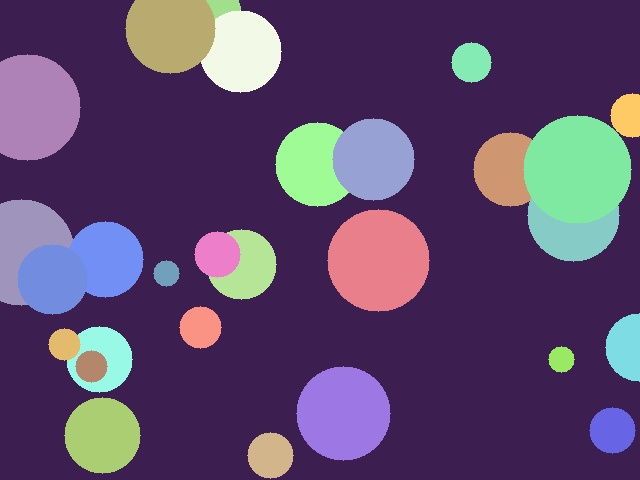
#> input picture Modul01 - Pendahuluan Komputer Vision/praktikum/image/abstrak.jpg, 640 x 480 px, given in place of gambar_gelap.png, which was not available
$ python 11_clahe_enhancement.py
#> lines starting #> are read from the running program, lines starting #| are printed output that depends on the picture; pictures that were not available may be replaced by others from this repository, and a replacement may not be noted
"""
==========================================================================
PERCOBAAN 11: CLAHE (CONTRAST LIMITED ADAPTIVE HISTOGRAM EQUALIZATION)
==========================================================================
Program ini mempelajari teknik peningkatan kontras menggunakan CLAHE
(Contrast Limited Adaptive Histogram Equalization). Berbeda dengan
histogram equalization biasa yang bekerja secara global, CLAHE membagi
gambar menjadi tile-tile kecil dan menerapkan equalization secara lokal
dengan pembatasan kontras (clip limit) untuk menghindari amplifikasi noise.

Perbandingan metode:
1. Histogram Equalization biasa (cv2.equalizeHist) - global
2. CLAHE dengan variasi clipLimit
3. CLAHE dengan variasi tileGridSize

Fungsi utama yang dipelajari:
- cv2.createCLAHE(clipLimit, tileGridSize) : Membuat objek CLAHE
- clahe.apply(img)                         : Menerapkan CLAHE ke gambar
- cv2.equalizeHist(img)                    : Histogram equalization global
- cv2.cvtColor()                           : Konversi ruang warna (BGR↔LAB)
- cv2.calcHist()                           : Menghitung histogram

Hasil: Perbandingan visual antara HE biasa dan CLAHE dengan berbagai parameter
==========================================================================
"""

# Mengimpor library OpenCV untuk pemrosesan gambar
import cv2

# Mengimpor NumPy untuk operasi array numerik
import numpy as np

# Mengimpor os untuk operasi path file dan folder
import os

# Mengimpor matplotlib untuk visualisasi dan penyimpanan grafik
import matplotlib.pyplot as plt

# Mendapatkan direktori tempat script ini berada
SCRIPT_DIR = os.path.dirname(os.path.abspath(__file__))

# Mendefinisikan path folder gambar input
IMAGE_DIR = os.path.join(SCRIPT_DIR, "image")

# Mendefinisikan path folder output hasil percobaan
OUTPUT_DIR = os.path.join(SCRIPT_DIR, "output")

# Membuat folder output jika belum ada
os.makedirs(OUTPUT_DIR, exist_ok=True)

print("=" * 60)
print("PERCOBAAN 11: CLAHE ENHANCEMENT")
print("=" * 60)

# ============================================================
# 1. Membaca gambar gelap dan gambar kontras rendah
# ============================================================

# Mendefinisikan path gambar gelap
path_gelap = os.path.join(IMAGE_DIR, "gambar_gelap.png")

# Mendefinisikan path gambar kontras rendah
path_low_contrast = os.path.join(IMAGE_DIR, "low_contrast.png")

# Membaca gambar gelap dalam format BGR
img_gelap = cv2.imread(path_gelap)
#> img_gelap is the input picture: shape (480, 640, 3); mean B, G, R 109.1, 74.4, 93.5

# Membaca gambar kontras rendah dalam format BGR
img_low = cv2.imread(path_low_contrast)
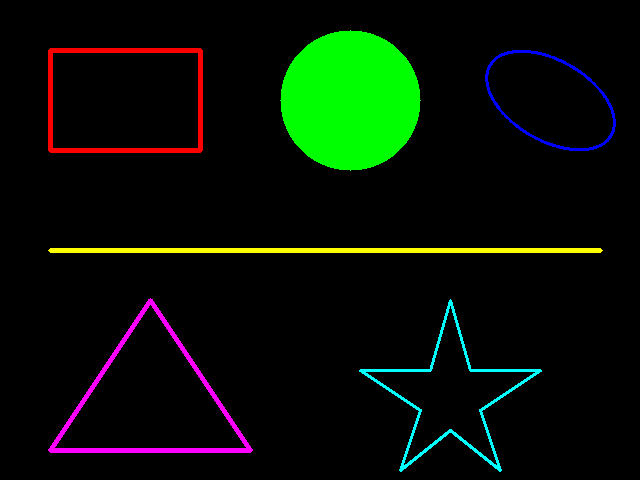
#> input picture Modul01 - Pendahuluan Komputer Vision/praktikum/image/bentuk_geometris.png, 640 x 480 px, given in place of low_contrast.png, which was not available
#> img_low is the input picture: shape (480, 640, 3); mean B, G, R 4.8, 16.7, 6.6

# Memeriksa apakah gambar berhasil dimuat; jika tidak, download otomatis
if img_gelap is None or img_low is None:
    print("[WARN] Gambar tidak ditemukan. Menjalankan download_image.py otomatis...")
    import subprocess as _subp, sys as _sys
    _dl = os.path.join(os.path.dirname(os.path.abspath(__file__)), "download_image.py")
    _subp.run([_sys.executable, _dl], check=False)
    img_gelap = cv2.imread(path_gelap)
    img_low   = cv2.imread(path_low_contrast)
if img_gelap is None:
    raise FileNotFoundError(
        "[ERROR] gambar_gelap.png tidak tersedia setelah download.\n"
        "  Jalankan terlebih dahulu: python download_image.py"
    )
if img_low is None:
    raise FileNotFoundError(
        "[ERROR] low_contrast.png tidak tersedia setelah download.\n"
        "  Jalankan terlebih dahulu: python download_image.py"
    )

# Menampilkan informasi dimensi gambar
print(f"[INFO] Ukuran gambar gelap: {img_gelap.shape}")
#| [INFO] Ukuran gambar gelap: (480, 640, 3)
print(f"[INFO] Ukuran gambar low contrast: {img_low.shape}")
#| [INFO] Ukuran gambar low contrast: (480, 640, 3)

# ============================================================
# 2. Fungsi helper untuk menerapkan CLAHE pada gambar berwarna
# ============================================================

def apply_clahe_color(image, clip_limit=2.0, tile_grid=(8, 8)):
    """Menerapkan CLAHE pada channel L dari ruang warna LAB."""
    # Mengonversi gambar dari BGR ke ruang warna LAB
    lab = cv2.cvtColor(image, cv2.COLOR_BGR2LAB)

    # Memisahkan channel L, A, B
    l_channel, a_channel, b_channel = cv2.split(lab)

    # Membuat objek CLAHE dengan parameter yang diberikan
    clahe = cv2.createCLAHE(clipLimit=clip_limit, tileGridSize=tile_grid)

    # Menerapkan CLAHE pada channel L (lightness)
    l_clahe = clahe.apply(l_channel)

    # Menggabungkan kembali channel L yang sudah di-CLAHE dengan A dan B
    lab_clahe = cv2.merge([l_clahe, a_channel, b_channel])

    # Mengonversi kembali dari LAB ke BGR
    result = cv2.cvtColor(lab_clahe, cv2.COLOR_LAB2BGR)

    # Mengembalikan hasil gambar yang sudah ditingkatkan kontrasnya
    return result

def apply_he_color(image):
    """Menerapkan Histogram Equalization biasa pada channel L dari LAB."""
    # Mengonversi gambar dari BGR ke ruang warna LAB
    lab = cv2.cvtColor(image, cv2.COLOR_BGR2LAB)
#> lab: shape (480, 640, 3); mean of channels 0, 1, 2 87.6, 145.8, 110.8

    # Memisahkan channel L, A, B
    l_channel, a_channel, b_channel = cv2.split(lab)

    # Menerapkan histogram equalization global pada channel L
    l_eq = cv2.equalizeHist(l_channel)

    # Menggabungkan kembali channel yang sudah di-equalize
    lab_eq = cv2.merge([l_eq, a_channel, b_channel])
#> lab_eq: shape (480, 640, 3); mean of channels 0, 1, 2 173.8, 145.8, 110.8

    # Mengonversi kembali dari LAB ke BGR
    result = cv2.cvtColor(lab_eq, cv2.COLOR_LAB2BGR)

    # Mengembalikan hasil
    return result

# ============================================================
# 3. Perbandingan HE biasa vs CLAHE pada gambar gelap
# ============================================================
print("\n[LANGKAH 1] Membandingkan HE vs CLAHE pada gambar gelap...")

# Menerapkan histogram equalization biasa pada gambar gelap
he_gelap = apply_he_color(img_gelap)

# Menerapkan CLAHE dengan clipLimit=2.0 pada gambar gelap
clahe_gelap = apply_clahe_color(img_gelap, clip_limit=2.0, tile_grid=(8, 8))
#> in apply_clahe_color, `lab_clahe = cv2.merge([l_clahe, a_channel, b_channel])`: lab_clahe: shape (480, 640, 3); mean of channels 0, 1, 2 89.7, 145.8, 110.8

# Membuat figure untuk perbandingan HE vs CLAHE
fig1, axes1 = plt.subplots(1, 3, figsize=(15, 5))

# Menampilkan gambar asli (gelap)
axes1[0].imshow(cv2.cvtColor(img_gelap, cv2.COLOR_BGR2RGB))
axes1[0].set_title("Original (Gelap)", fontsize=12)
axes1[0].axis("off")

# Menampilkan hasil histogram equalization biasa
axes1[1].imshow(cv2.cvtColor(he_gelap, cv2.COLOR_BGR2RGB))
axes1[1].set_title("Histogram Equalization", fontsize=12)
axes1[1].axis("off")

# Menampilkan hasil CLAHE
axes1[2].imshow(cv2.cvtColor(clahe_gelap, cv2.COLOR_BGR2RGB))
axes1[2].set_title("CLAHE (clip=2.0, tile=8x8)", fontsize=12)
axes1[2].axis("off")

# Menambahkan judul utama
fig1.suptitle("Perbandingan HE vs CLAHE pada Gambar Gelap", fontsize=14, fontweight='bold')

# Mengatur layout agar tidak tumpang tindih
plt.tight_layout()

# Menyimpan hasil ke folder output
output_path1 = os.path.join(OUTPUT_DIR, "11_he_vs_clahe_gelap.png")
fig1.savefig(output_path1, dpi=150, bbox_inches='tight')
print(f"[SAVED] {output_path1}")

# Menutup figure untuk membebaskan memori
plt.close(fig1)

# ============================================================
# 4. Variasi clipLimit pada CLAHE
# ============================================================
print("\n[LANGKAH 2] Variasi clipLimit pada CLAHE...")

# Mendefinisikan daftar nilai clipLimit yang akan diuji
clip_limits = [1.0, 2.0, 4.0, 8.0, 16.0, 40.0]

# Membuat figure untuk variasi clipLimit
fig2, axes2 = plt.subplots(2, 3, figsize=(15, 10))

# Melakukan iterasi untuk setiap nilai clipLimit
for idx, cl in enumerate(clip_limits):
    # Menghitung posisi baris dan kolom pada grid subplot
    row = idx // 3
    col = idx % 3

    # Menerapkan CLAHE dengan clipLimit tertentu
    result = apply_clahe_color(img_gelap, clip_limit=cl, tile_grid=(8, 8))

    # Menampilkan hasil pada subplot yang sesuai
    axes2[row, col].imshow(cv2.cvtColor(result, cv2.COLOR_BGR2RGB))
    axes2[row, col].set_title(f"clipLimit = {cl}", fontsize=11)
    axes2[row, col].axis("off")
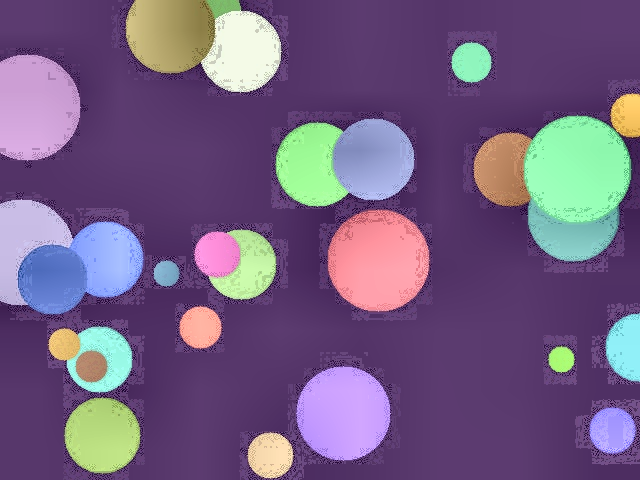
#> result: shape (480, 640, 3); mean B, G, R 129.9, 94.4, 114.8

# Menambahkan judul utama
fig2.suptitle("Variasi clipLimit pada CLAHE (tileGrid=8x8)", fontsize=14, fontweight='bold')

# Mengatur layout
plt.tight_layout()

# Menyimpan hasil ke folder output
output_path2 = os.path.join(OUTPUT_DIR, "11_variasi_cliplimit.png")
fig2.savefig(output_path2, dpi=150, bbox_inches='tight')
print(f"[SAVED] {output_path2}")

# Menutup figure
plt.close(fig2)

# ============================================================
# 5. Variasi tileGridSize pada CLAHE
# ============================================================
print("\n[LANGKAH 3] Variasi tileGridSize pada CLAHE...")

# Mendefinisikan daftar ukuran tile yang akan diuji
tile_sizes = [(2, 2), (4, 4), (8, 8), (16, 16), (32, 32), (64, 64)]

# Membuat figure untuk variasi tileGridSize
fig3, axes3 = plt.subplots(2, 3, figsize=(15, 10))

# Melakukan iterasi untuk setiap ukuran tile
for idx, ts in enumerate(tile_sizes):
    # Menghitung posisi baris dan kolom pada grid subplot
    row = idx // 3
    col = idx % 3

    # Menerapkan CLAHE dengan ukuran tile tertentu
    result = apply_clahe_color(img_gelap, clip_limit=2.0, tile_grid=ts)

    # Menampilkan hasil pada subplot yang sesuai
    axes3[row, col].imshow(cv2.cvtColor(result, cv2.COLOR_BGR2RGB))
    axes3[row, col].set_title(f"tileGrid = {ts[0]}x{ts[1]}", fontsize=11)
    axes3[row, col].axis("off")
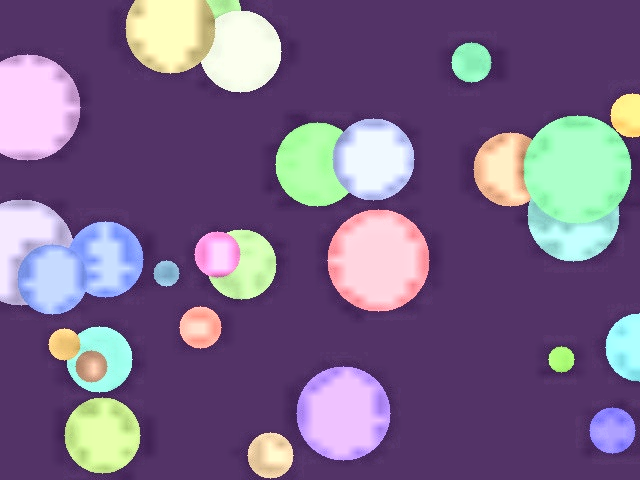
#> result: shape (480, 640, 3); mean B, G, R 135, 100.8, 120.3

# Menambahkan judul utama
fig3.suptitle("Variasi tileGridSize pada CLAHE (clipLimit=2.0)", fontsize=14, fontweight='bold')

# Mengatur layout
plt.tight_layout()

# Menyimpan hasil ke folder output
output_path3 = os.path.join(OUTPUT_DIR, "11_variasi_tilegrid.png")
fig3.savefig(output_path3, dpi=150, bbox_inches='tight')
print(f"[SAVED] {output_path3}")

# Menutup figure
plt.close(fig3)

# ============================================================
# 6. CLAHE pada gambar low_contrast
# ============================================================
print("\n[LANGKAH 4] CLAHE pada gambar low contrast...")

# Menerapkan HE biasa pada gambar kontras rendah
he_low = apply_he_color(img_low)
#> in apply_he_color (call 2), `lab = cv2.cvtColor(image, cv2.COLOR_BGR2LAB)`: lab: shape (480, 640, 3); mean of channels 0, 1, 2 17.7, 125, 132.6
#> in apply_he_color (call 2), `l_channel, a_channel, b_channel = cv2.split(lab)`:
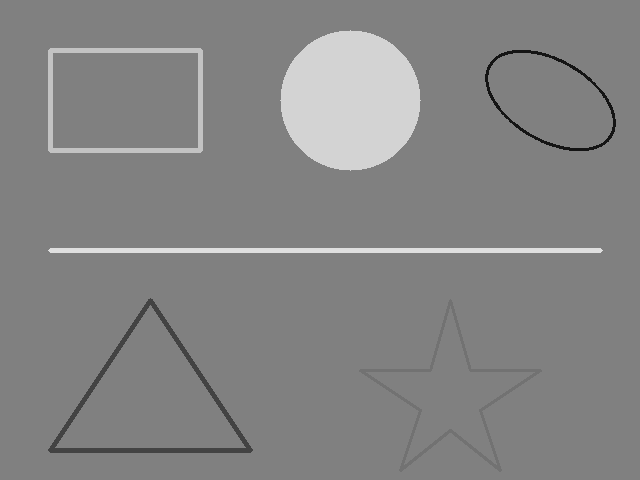
#> b_channel: shape (480, 640); min 20, max 223, mean 132.6
#> in apply_he_color (call 2), `lab_eq = cv2.merge([l_eq, a_channel, b_channel])`: lab_eq: shape (480, 640, 3); mean of channels 0, 1, 2 15.1, 125, 132.6

# Menerapkan CLAHE pada gambar kontras rendah
clahe_low = apply_clahe_color(img_low, clip_limit=3.0, tile_grid=(8, 8))
#> in apply_clahe_color (call 14), `lab_clahe = cv2.merge([l_clahe, a_channel, b_channel])`: lab_clahe: shape (480, 640, 3); mean of channels 0, 1, 2 21.5, 125, 132.6

# Membuat figure untuk perbandingan pada gambar kontras rendah
fig4, axes4 = plt.subplots(1, 3, figsize=(15, 5))

# Menampilkan gambar asli (kontras rendah)
axes4[0].imshow(cv2.cvtColor(img_low, cv2.COLOR_BGR2RGB))
axes4[0].set_title("Original (Low Contrast)", fontsize=12)
axes4[0].axis("off")

# Menampilkan hasil HE biasa
axes4[1].imshow(cv2.cvtColor(he_low, cv2.COLOR_BGR2RGB))
axes4[1].set_title("Histogram Equalization", fontsize=12)
axes4[1].axis("off")

# Menampilkan hasil CLAHE
axes4[2].imshow(cv2.cvtColor(clahe_low, cv2.COLOR_BGR2RGB))
axes4[2].set_title("CLAHE (clip=3.0, tile=8x8)", fontsize=12)
axes4[2].axis("off")

# Menambahkan judul utama
fig4.suptitle("Perbandingan HE vs CLAHE pada Gambar Low Contrast", fontsize=14, fontweight='bold')

# Mengatur layout
plt.tight_layout()

# Menyimpan hasil ke folder output
output_path4 = os.path.join(OUTPUT_DIR, "11_clahe_low_contrast.png")
fig4.savefig(output_path4, dpi=150, bbox_inches='tight')
print(f"[SAVED] {output_path4}")

# Menutup figure
plt.close(fig4)

# ============================================================
# 7. Perbandingan histogram sebelum dan sesudah CLAHE
# ============================================================
print("\n[LANGKAH 5] Membandingkan histogram sebelum dan sesudah...")

# Mengonversi gambar gelap asli ke grayscale untuk histogram
gray_orig = cv2.cvtColor(img_gelap, cv2.COLOR_BGR2GRAY)
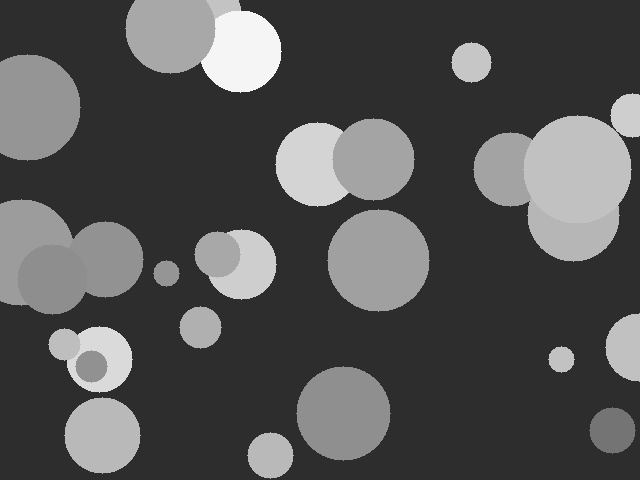
#> gray_orig: shape (480, 640); min 37, max 252, mean 84.3

# Menerapkan HE biasa pada grayscale
gray_he = cv2.equalizeHist(gray_orig)
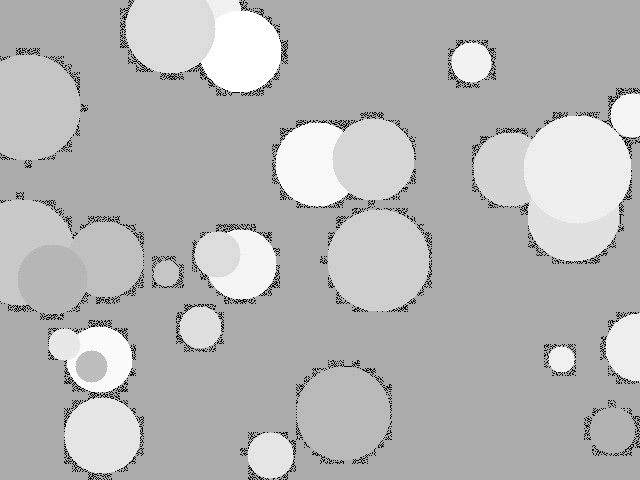
#> gray_he: shape (480, 640); min 0, max 255, mean 182

# Membuat objek CLAHE untuk grayscale
clahe_obj = cv2.createCLAHE(clipLimit=2.0, tileGridSize=(8, 8))

# Menerapkan CLAHE pada grayscale
gray_clahe = clahe_obj.apply(gray_orig)

# Membuat figure untuk histogram
fig5, axes5 = plt.subplots(2, 3, figsize=(15, 8))

# Menampilkan gambar grayscale original
axes5[0, 0].imshow(gray_orig, cmap='gray')
axes5[0, 0].set_title("Original (Grayscale)", fontsize=11)
axes5[0, 0].axis("off")

# Menampilkan gambar setelah HE
axes5[0, 1].imshow(gray_he, cmap='gray')
axes5[0, 1].set_title("Histogram Equalization", fontsize=11)
axes5[0, 1].axis("off")

# Menampilkan gambar setelah CLAHE
axes5[0, 2].imshow(gray_clahe, cmap='gray')
axes5[0, 2].set_title("CLAHE", fontsize=11)
axes5[0, 2].axis("off")

# Menghitung histogram untuk gambar original
hist_orig = cv2.calcHist([gray_orig], [0], None, [256], [0, 256])
#> hist_orig = 256 values, max 199288 at index 45, min 0 at index 0, mean 1200

# Menghitung histogram untuk gambar HE
hist_he = cv2.calcHist([gray_he], [0], None, [256], [0, 256])
#> hist_he = 256 values, max 199288 at index 172, min 0 at index 4, mean 1200

# Menghitung histogram untuk gambar CLAHE
hist_clahe = cv2.calcHist([gray_clahe], [0], None, [256], [0, 256])
#> hist_clahe = 256 values, max 87128 at index 49, min 0 at index 0, mean 1200

# Menampilkan histogram original
axes5[1, 0].plot(hist_orig, color='black')
axes5[1, 0].set_title("Histogram Original", fontsize=11)
axes5[1, 0].set_xlim([0, 256])

# Menampilkan histogram HE
axes5[1, 1].plot(hist_he, color='blue')
axes5[1, 1].set_title("Histogram HE", fontsize=11)
axes5[1, 1].set_xlim([0, 256])

# Menampilkan histogram CLAHE
axes5[1, 2].plot(hist_clahe, color='green')
axes5[1, 2].set_title("Histogram CLAHE", fontsize=11)
axes5[1, 2].set_xlim([0, 256])

# Menambahkan judul utama
fig5.suptitle("Perbandingan Histogram: Original vs HE vs CLAHE", fontsize=14, fontweight='bold')

# Mengatur layout
plt.tight_layout()

# Menyimpan hasil ke folder output
output_path5 = os.path.join(OUTPUT_DIR, "11_histogram_comparison.png")
fig5.savefig(output_path5, dpi=150, bbox_inches='tight')
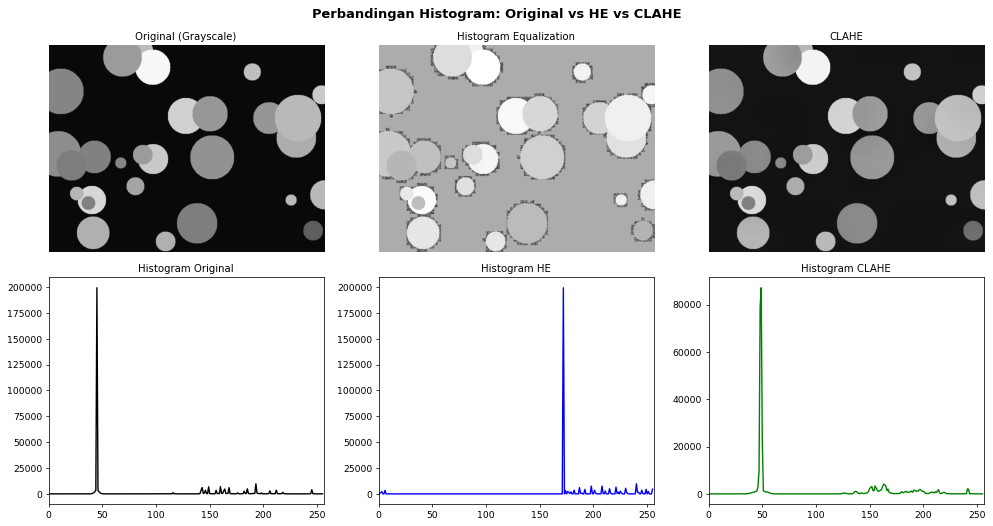
#> figure drawn by matplotlib, 6 panels; panel 4: curve peaks at x = 45, y = 199288; panel 5: curve peaks at x = 172, y = 199288; panel 6: curve peaks at x = 49, y = 87128
print(f"[SAVED] {output_path5}")

# Menutup figure
plt.close(fig5)

# ============================================================
# RINGKASAN
# ============================================================
print("\n" + "=" * 60)
print("RINGKASAN PERCOBAAN 11: CLAHE ENHANCEMENT")
print("=" * 60)
print("Fungsi-fungsi OpenCV yang dipelajari:")
print("1. cv2.createCLAHE(clipLimit, tileGridSize)")
print("   → Membuat objek CLAHE untuk adaptive histogram equalization")
print("2. clahe.apply(img)")
print("   → Menerapkan CLAHE pada gambar grayscale atau single channel")
print("3. cv2.equalizeHist(img)")
print("   → Histogram equalization global (pembanding)")
print("4. cv2.cvtColor(img, cv2.COLOR_BGR2LAB)")
print("   → Konversi ke ruang warna LAB untuk CLAHE pada channel L")
print("5. cv2.calcHist([img], [0], None, [256], [0, 256])")
print("   → Menghitung histogram untuk analisis distribusi intensitas")
print("6. cv2.split() dan cv2.merge()")
print("   → Memisahkan dan menggabungkan channel warna")
print()
print("Kesimpulan:")
print("- CLAHE lebih baik dari HE biasa karena bekerja secara lokal")
print("- clipLimit mengontrol batas amplifikasi kontras")
print("- tileGridSize mengontrol ukuran region lokal")
print("- Nilai clipLimit terlalu tinggi → noise teramplifikasi")
print("- tileGridSize terlalu kecil → artefak blok terlihat")
print("=" * 60)
